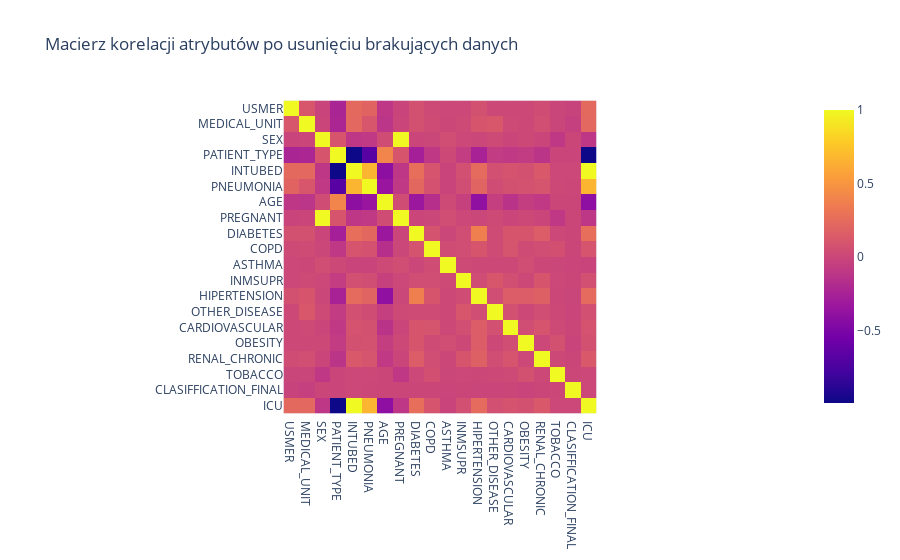

The notebook cell saved with this chart:
### Code cell
px.imshow(df.corr(),title="Macierz korelacji atrybutów po usunięciu brakujących danych")

### Figure 1 — Plotly figure (JSON) as saved in the notebook; plotly's stock layout.template omitted (floating-point values rounded to 4 significant figures; data arrays with more than 128 entries replaced by an {"elided": "..."} marker saying what was removed)
{"data": [{"coloraxis": "coloraxis", "hovertemplate": "x: %{x}<br>y: %{y}<br>color: %{z}<extra></extra>", "name": "0", "type": "heatmap", "x": ["USMER", "MEDICAL_UNIT", "SEX", "PATIENT_TYPE", "INTUBED", "PNEUMONIA", "AGE", "PREGNANT", "DIABETES", "COPD", "ASTHMA", "INMSUPR", "HIPERTENSION", "OTHER_DISEASE", "CARDIOVASCULAR", "OBESITY", "RENAL_CHRONIC", "TOBACCO", "CLASIFFICATION_FINAL", "ICU"], "xaxis": "x", "y": ["USMER", "MEDICAL_UNIT", "SEX", "PATIENT_TYPE", "INTUBED", "PNEUMONIA", "AGE", "PREGNANT", "DIABETES", "COPD", "ASTHMA", "INMSUPR", "HIPERTENSION", "OTHER_DISEASE", "CARDIOVASCULAR", "OBESITY", "RENAL_CHRONIC", "TOBACCO", "CLASIFFICATION_FINAL", "ICU"], "yaxis": "y", "z": {"elided": "20x20 float values"}}], "layout": {"coloraxis": {"colorscale": [[0, "#0d0887"], [0.1111, "#46039f"], [0.2222, "#7201a8"], [0.3333, "#9c179e"], [0.4444, "#bd3786"], [0.5556, "#d8576b"], [0.6667, "#ed7953"], [0.7778, "#fb9f3a"], [0.8889, "#fdca26"], [1, "#f0f921"]]}, "title": {"text": "Macierz korelacji atrybutów po usunięciu brakujących danych"}, "xaxis": {"anchor": "y", "constrain": "domain", "domain": [0, 1], "scaleanchor": "y"}, "yaxis": {"anchor": "x", "autorange": "reversed", "constrain": "domain", "domain": [0, 1]}}}
